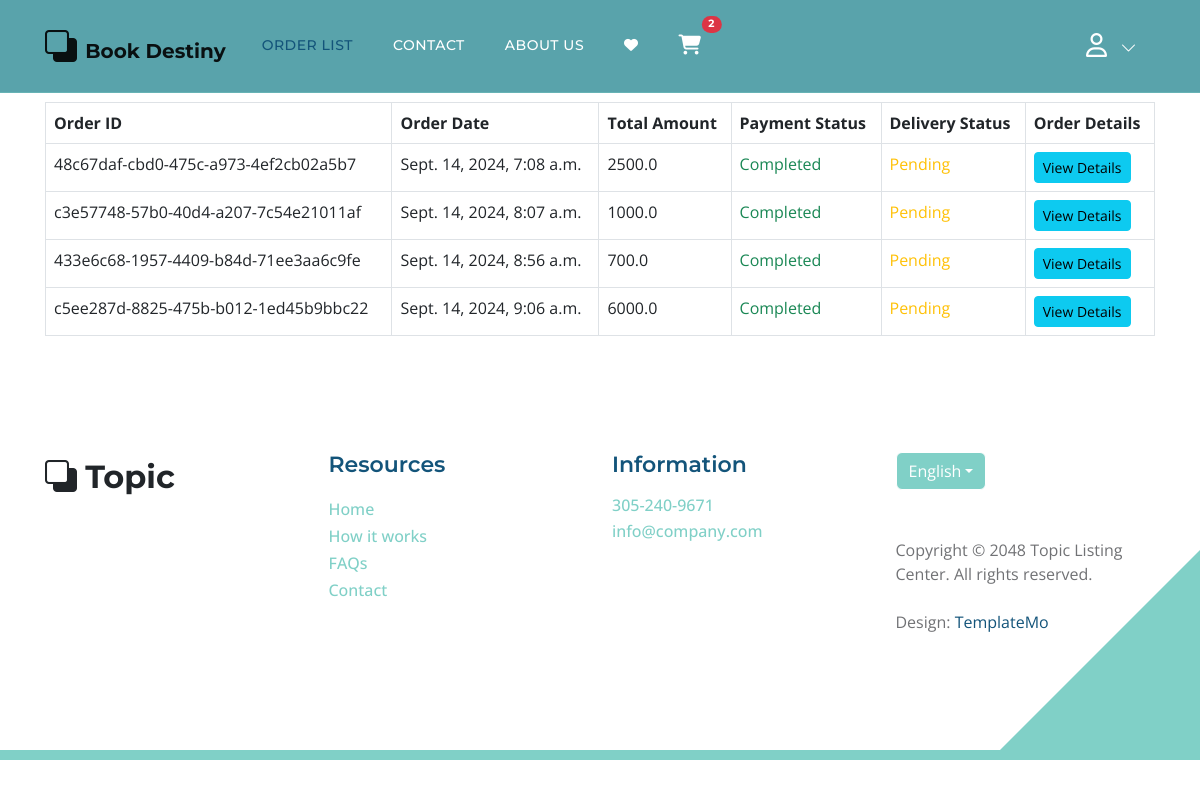
The app's page /payment/orders/ (signed in) with its own data.
### order/models.py (models this page shows, shortened)
class Order(models.Model):
    orderitems = models.ManyToManyField(Cart, related_name='orders')
    user = models.ForeignKey(User, on_delete=models.CASCADE)
    ordered = models.BooleanField(default=False)
    total_amount = models.DecimalField(max_digits=10, decimal_places=2, default=0.00)
    created = models.DateTimeField(default=timezone.now)
    payment_id = models.CharField(max_length=255, blank=True, null=True)
    order_id = models.CharField(max_length=255, blank=True, null=True)
    delivery_status = models.CharField(max_length=20, default='Pending')
    def get_totals(self):
        total = 0
        for order_item in self.orderitems.all():
            total += float(order_item.get_total())
        return total

class Cart(models.Model):
    user = models.ForeignKey(User, on_delete=models.CASCADE, related_name='cart')
    item = models.ForeignKey(Book, on_delete=models.CASCADE)
    quantity = models.IntegerField(default=1)
    purchased = models.BooleanField(default=False)
    created = models.DateTimeField(auto_now_add=True)
    updated = models.DateTimeField(auto_now=True)
    def get_total(self):
        return self.item.borrowing_price * self.quantity

### library/models.py (models this page shows, shortened)
class Book(models.Model):
    category = models.ManyToManyField(Category) # ekta post multiple categorir moddhe thakte pare abar ekta categorir moddhe multiple post thakte pare
    title = models.CharField(max_length=50)
    author = models.CharField(max_length=100)
    ISBN = models.CharField(max_length=13)
    publication_date = models.DateField()
    genre = models.CharField(max_length=50)
    availability_status = models.BooleanField(default=True)
    description= models.TextField()
    available_copies = models.PositiveIntegerField(default=0)  # Added a field for available copies
    borrowing_price= models.DecimalField(max_digits=10, decimal_places=2)
    image=models.ImageField(upload_to='Library/media/uploads/',blank=True,null=True)
    borrow_book = models.BooleanField(default=False)

### payment/views.py (the view)
# urls.py: path('orders/',views.view_order,name='ordersitem'),
@csrf_exempt
def view_order(request):
    orders = Order.objects.filter(user=request.user, ordered=True)
    if orders.exists():  # Check if any orders exist
        context = {
            'orders': orders,
        }
    else:
        messages.warning(request, "You do not have any orders!")
        return redirect('home')
    return render(request, 'order.html', context)

### order/context_processors.py (called while the page is built)
def cart_item_count(request):
    if request.user.is_authenticated:
        cart_count = Cart.objects.filter(user=request.user, purchased=False).count()
    else:
        cart_count = 0
    return {'cart_count': cart_count}

### payment/templates/order.html (shortened to what this page needs)
{% extends 'base.html' %}
{% load static %}
{% block content %}
<div class="container mt-4">
    <h1>Order History</h1>
    {% if orders %}
        <table class="table table-bordered">
            <thead>
                <tr>
                    <th>Order ID</th>
                    <th>Order Date</th>
                    <th>Total Amount</th>
                    <th>Payment Status</th>
                    <th>Delivery Status</th>
                    <th>Order Details</th>
                </tr>
            </thead>
            <tbody>
                {% for order in orders %}
                <tr>
                    <td>{{ order.order_id }}</td>
                    <td>{{ order.created }}</td>
                    <td>{{ order.get_totals }}</td>
                    <td>
                        {% if order.ordered %}
                            <span class="text-success">Completed</span>
                        {% else %}
                            <span class="text-danger">Pending</span>
                        {% endif %}
                    </td>
                    <td>
                        <span class="text-warning">{{ order.delivery_status }}</span>
                    </td>
                    <td>
                        <button class="btn btn-info btn-sm" type="button" data-bs-toggle="collapse" data-bs-target="#order-details-{{ order.id }}" aria-expanded="false" aria-controls="order-details-{{ order.id }}">
                            View Details
                        </button>
                    </td>
                </tr>
                {% endfor %}
            </tbody>
        </table>
    {% else %}
        <div class="alert alert-warning" role="alert">
            You do not have any orders.
        </div>
    {% endif %}
</div>
{% endblock %}

### core/static/css/style.css (style rules this page uses)
.container { padding-left: 15px; padding-right: 15px; }

### core/static/css/templatemo-topic-listing.css (style rules this page uses)
:root { --white-color: #ffffff; --primary-color: #13547a; --secondary-color: #80d0c7; --section-bg-color: #f0f8ff; --custom-btn-bg-color: #80d0c7; --custom-btn-bg-hover-color: #13547a; --dark-color: #000000; --p-color: #717275; --border-color: #7fffd4; --link-hover-color: #13547a; --body-font-family: 'Open Sans', sans-serif; --title-font-family: 'Montserrat', sans-serif; --h1-font-size: 58px; --h2-font-size: 46px; --h3-font-size: 32px; --h4-font-size: 28px; --h5-font-size: 24px; --h6-font-size: 22px; --p-font-size: 20px; --menu-font-size: 14px; --btn-font-size: 18px; --copyright-font-size: 16px; --border-radius-large: 100px; --border-radius-medium: 20px; --border-radius-small: 10px; --font-weight-normal: 400; --font-weight-medium: 500; --font-weight-semibold: 600; --font-weight-bold: 700; }
body { background-color: var(--white-color); font-family: var(--body-font-family); }
h1, h2, h3, h4, h5, h6 { font-family: var(--title-font-family); font-weight: var(--font-weight-semibold); }
h1 { font-size: var(--h1-font-size); font-weight: var(--font-weight-bold); }
a, button { touch-action: manipulation; transition: all 0.3s; }

### records on screen
Order: order_id "48c67daf-cbd0-475c-a973-4ef2cb02a5b7", created "Sept. 14, 2024, 7:08 a.m.", get_totals "2500.0", ordered "Completed", delivery_status "Pending"
Order: order_id "c3e57748-57b0-40d4-a207-7c54e21011af", created "Sept. 14, 2024, 8:07 a.m.", get_totals "1000.0", ordered "Completed", delivery_status "Pending"
Order: order_id "433e6c68-1957-4409-b84d-71ee3aa6c9fe", created "Sept. 14, 2024, 8:56 a.m.", get_totals "700.0", ordered "Completed", delivery_status "Pending"
Order: order_id "c5ee287d-8825-475b-b012-1ed45b9bbc22", created "Sept. 14, 2024, 9:06 a.m.", get_totals "6000.0", ordered "Completed", delivery_status "Pending"

### other values on screen
{{ cart_count }} "2"
